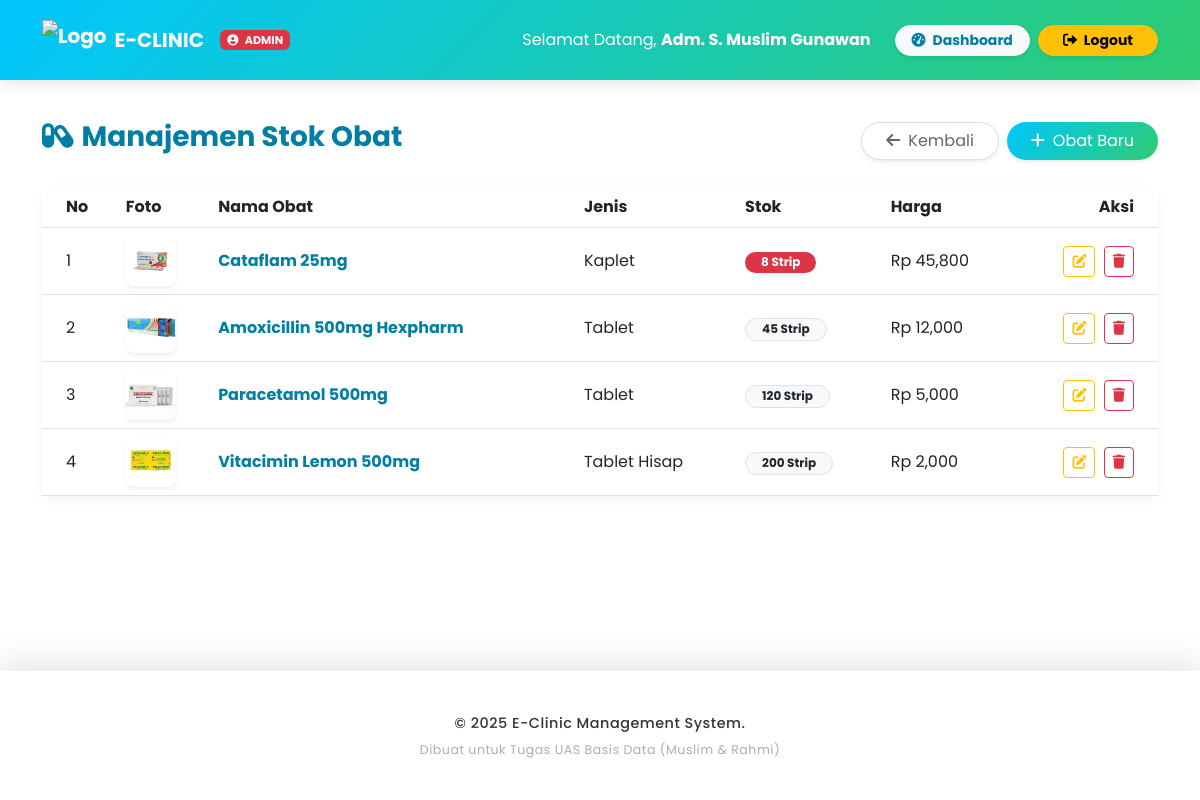
Screenshot of /Apoteker/obat.php (signed in) with the database file from the repository.
### tables this page shows
CREATE TABLE `obat` (
  `id_obat` int(11) NOT NULL,
  `nama_obat` varchar(100) NOT NULL,
  `jenis` varchar(50) DEFAULT NULL,
  `stok` int(11) DEFAULT 0,
  `harga` decimal(10,2) DEFAULT 0.00,
  `satuan` varchar(20) DEFAULT NULL,
  `foto` varchar(255) DEFAULT NULL
);

### Apoteker/obat.php (the view, shortened to what this page needs)
<?php
$path_prefix = '../';
include $path_prefix . 'layout/header.php';
?>
<div class="container mb-5">
    <div class="d-flex justify-content-between align-items-center mb-4">
        <h3 class="fw-bold text-primary"><i class="fas fa-capsules me-2"></i>Manajemen Stok Obat</h3>
        <div class="d-flex gap-2">
            <a href="index.php" class="btn btn-secondary rounded-pill px-4 shadow-sm">
                <i class="fas fa-arrow-left me-2"></i>Kembali
            </a>
            <button class="btn btn-primary rounded-pill px-4 shadow-sm" data-bs-toggle="modal" data-bs-target="#modalAdd">
                <i class="fas fa-plus me-2"></i>Obat Baru
            </button>
        </div>
    </div>
    <div class="card glass-card">
        <div class="table-responsive">
            <table class="table table-hover align-middle mb-0">
                <thead class="bg-transparent">
                    <tr>
                        <th class="ps-4">No</th>
                        <th>Foto</th>
                        <th>Nama Obat</th>
                        <th>Jenis</th>
                        <th>Stok</th>
                        <th>Harga</th>
                        <th class="text-end pe-4">Aksi</th>
                    </tr>
                </thead>
                <tbody>
                    <?php
                    $no=1;
                    $q = mysqli_query($conn, "SELECT * FROM obat ORDER BY stok ASC");
                    while($r = mysqli_fetch_assoc($q)):
                        $stok_class = ($r['stok'] < 10) ? 'bg-danger text-white' : 'bg-light text-dark border';
                        $foto_path = !empty($r['foto']) ? '../assets/img/obat/'.$r['foto'] : '../assets/img/obat/default.png';
                    ?>
                    <tr>
                        <td class="ps-4" data-label="No"><?= $no++ ?></td>
                        <td data-label="Foto">
                            <img src="<?= $foto_path ?>" class="rounded-3 shadow-sm" width="50" height="50" style="object-fit: cover;" onerror="this.onerror=null; this.src='https://via.placeholder.com/50?text=No+Img'">
                        </td>
                        <td class="fw-bold text-primary" data-label="Nama Obat"><?= $r['nama_obat'] ?></td>
                        <td data-label="Jenis"><?= $r['jenis'] ?></td>
                        <td data-label="Stok">
                            <span class="badge <?= $stok_class ?> rounded-pill px-3">
                                <?= $r['stok'] ?> <?= $r['satuan'] ?>
                            </span>
                        </td>
                        <td data-label="Harga">Rp <?= number_format($r['harga']) ?></td>
                        <td class="text-end pe-4" data-label="Aksi">
                            <button class="btn btn-sm btn-outline-warning me-1" data-bs-toggle="modal" data-bs-target="#modalEdit<?= $r['id_obat'] ?>">
                                <i class="fas fa-edit"></i>
                            </button>
                            <a href="?del=<?= $r['id_obat'] ?>" class="btn btn-sm btn-outline-danger" onclick="return confirm('Hapus obat ini?')">
                                <i class="fas fa-trash"></i>
                            </a>
                        </td>
                    </tr>
                    <?php endwhile; ?>
                </tbody>
            </table>
        </div>
    </div>
</div>
<?php include $path_prefix . 'layout/footer.php'; ?>

### assets/css/style.css (style rules this page uses)
:root { --primary: #00c6ff; --primary-dark: #007ea3; --secondary: #2ecc71; --bg-light: #f8f9fa; --gradient-main: linear-gradient(135deg, #00c6ff 0%, #2ecc71 100%); --gradient-green: linear-gradient(135deg, #2ecc71 0%, #27ae60 100%); --gradient-mix: linear-gradient(135deg, #00c6ff 0%, #2ecc71 100%); }
body { background: #ffffff; font-family: 'Poppins', sans-serif; line-height: 1.6; color: #333; min-height: 100vh; display: flex; flex-direction: column; padding-top: 120px; }
.text-primary { color: var(--primary-dark) !important; }
.btn-primary { background: var(--gradient-main); border: none; box-shadow: 0 4px 15px rgba(0, 198, 255, 0.4); }
.btn-secondary { background: #fff; color: #666; border: 1px solid #ddd; box-shadow: 0 2px 5px rgba(0,0,0,0.05); }
.glass-card { background: rgba(255, 255, 255, 0.35); backdrop-filter: blur(25px); -webkit-backdrop-filter: blur(25px); border: 1px solid rgba(255, 255, 255, 0.6); box-shadow: 0 15px 35px rgba(0, 0, 0, 0.15); border-radius: 20px; transition: all 0.4s ease; }
.card { border-radius: 15px; border: none; transition: transform 0.3s, box-shadow 0.3s; background: #ffffff; box-shadow: 0 5px 15px rgba(0, 0, 0, 0.05); }
.btn { transition: all 0.3s cubic-bezier(0.25, 0.8, 0.25, 1); position: relative; overflow: hidden; backdrop-filter: blur(5px); }

### rows the page displays
obat: foto (picture), nama_obat "Cataflam 25mg", jenis "Kaplet", stok "8", satuan "Strip", harga "45,800"
obat: foto (picture), nama_obat "Amoxicillin 500mg Hexpharm", jenis "Tablet", stok "45", satuan "Strip", harga "12,000"
obat: foto (picture), nama_obat "Paracetamol 500mg", jenis "Tablet", stok "120", satuan "Strip", harga "5,000"
obat: foto (picture), nama_obat "Vitacimin Lemon 500mg", jenis "Tablet Hisap", stok "200", satuan "Strip", harga "2,000"

### other values shown
$_SESSION['role'] "ADMIN"
$_SESSION['nama'] "Adm. S. Muslim Gunawan"
